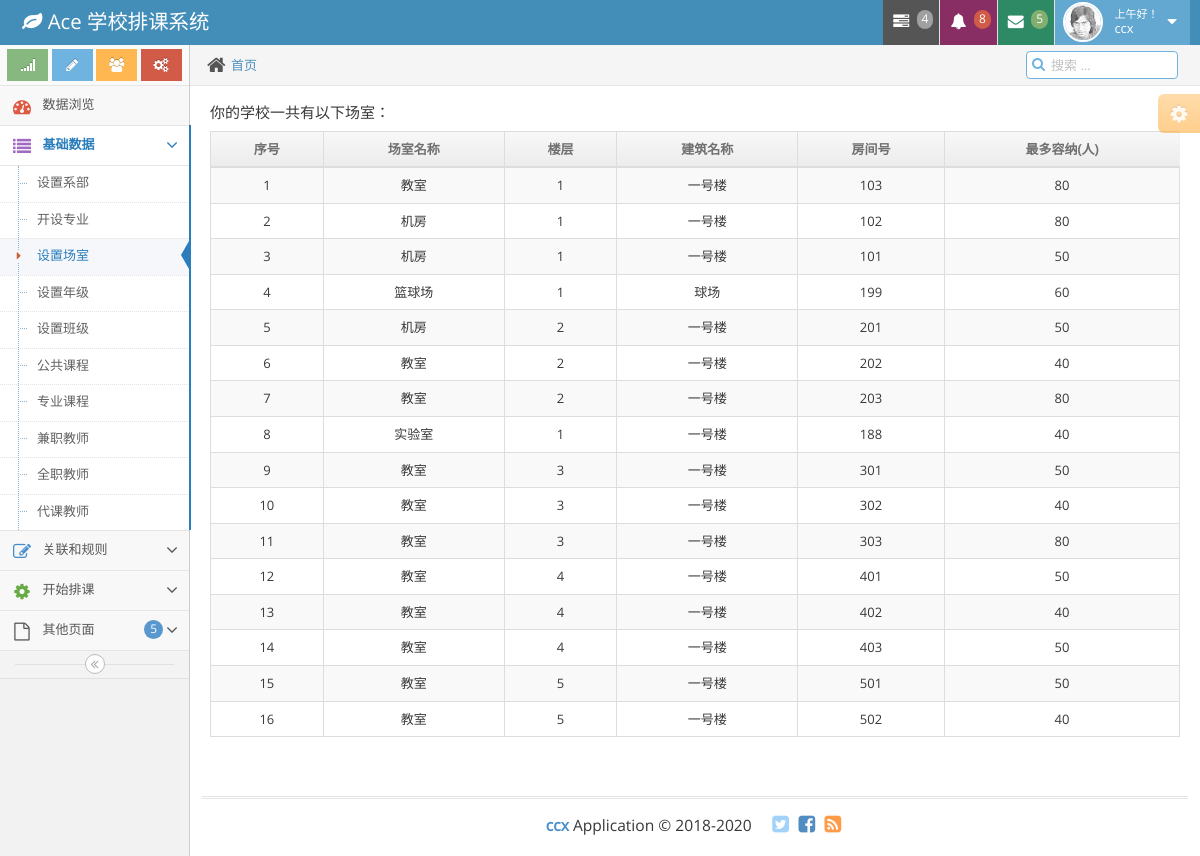
The app's page /mydata/3 (signed in) with its own data.
### apps/mydata/models.py (models this page shows)
class Schoolplace(models.Model):
	building_name = models.CharField(max_length=30,blank='true')
	building_floor = models.CharField(max_length=30,blank='true')
	schoolplace_name = models.CharField(max_length=30)
	schoolplace_num = models.CharField(max_length=10,blank='true')
	max_seats = models.IntegerField()

### apps/mydata/views.py (the view)
@method_decorator(Check_Login,name='dispatch')
class Show(ListView):
	model = models.Department

### apps/users/views.py (called while the page is built)
def Check_Login(func):  #自定义登录验证装饰器
	def warpper(request):
		username = request.session.get('username')
		if username:
			return func(request)
		else:
			return render(request,'users/login.html')
	return warpper

### apps/mydata/templates/mydata/schoolplace_list.html (shortened to what this page needs)
{% extends "base.html" %}
{% block menu %}
	{% include 'menu.html' %}
{% endblock%}
{% block content %}
	<p><H5>你的学校一共有以下场室：</H5></p>
	<table id="depart-table" class="table table-striped table-bordered table-hover">
		<thead>
			<tr>
				<th class="center">序号</th>
				<th class="center">场室名称</th>
				<th class="center">楼层</th>
				<th class="center">建筑名称</th>
				<th class="center">房间号</th>
				<th class="center">最多容纳(人)</th>
			</tr>
		</thead>
		<tbody>
			{% for spline in object_list %}
			<tr>
				<td class="center">{{ spline.id }}</td>
				<td class="center">{{ spline.schoolplace_name }}</td>
				<td class="center">{{ spline.building_floor }}</td>
				<td class="center">{{ spline.building_name }}</td>
				<td class="center">{{ spline.schoolplace_num }}</td>
				<td class="center">{{ spline.max_seats }}</td>
			</tr>
			{% endfor %}
		</tbody>
	</table>
{% endblock %}

### templates/base.html (shortened to what this page needs)
<!DOCTYPE html>
<html lang="en">
	<head>
		{% load staticfiles %}
		<link rel="stylesheet" href="{%static 'css/bootstrap.min.css'%}" />
		<link rel="stylesheet" href="{%static 'font-awesome/4.5.0/css/font-awesome.min.css'%}" />
		<link rel="stylesheet" href="{%static 'css/ace.min.css'%}" class="ace-main-stylesheet" id="main-ace-style" />
		<link rel="stylesheet" href="{%static 'css/ace-skins.min.css'%}" />
		<link rel="stylesheet" href="{%static 'css/ace-rtl.min.css'%}" />
	</head>
	<body class="no-skin">
		<div id="navbar" class="navbar navbar-default          ace-save-state">
			<div class="navbar-container ace-save-state" id="navbar-container">
				<div class="navbar-header pull-left">
					<a href="{% url 'index' %}" class="navbar-brand">
						<small>
							<i class="fa fa-leaf"></i>
							Ace 学校排课系统
						</small>
					</a>
				</div>
				<div class="navbar-buttons navbar-header pull-right" role="navigation">
					<ul class="nav ace-nav">
						<li class="grey dropdown-modal">
							<a data-toggle="dropdown" class="dropdown-toggle" href="#">
								<i class="ace-icon fa fa-tasks"></i>
								<span class="badge badge-grey">4</span>
							</a>
						</li>
						<li class="purple dropdown-modal">
							<a data-toggle="dropdown" class="dropdown-toggle" href="#">
								<i class="ace-icon fa fa-bell icon-animated-bell"></i>
								<span class="badge badge-important">8</span>
							</a>
						</li>
						<li class="green dropdown-modal">
							<a data-toggle="dropdown" class="dropdown-toggle" href="#">
								<i class="ace-icon fa fa-envelope icon-animated-vertical"></i>
								<span class="badge badge-success">5</span>
							</a>
						</li>
						<li class="light-blue dropdown-modal">
							<a data-toggle="dropdown" href="#" class="dropdown-toggle">
								<img class="nav-user-photo" src="{%static 'images/avatars/user.jpg'%}" alt="Jason's Photo" />
								<span class="user-info">
									<small>
									</small>
										{{ user.username }}
								</span>
								<i class="ace-icon fa fa-caret-down"></i>
							</a>
						</li>
					</ul>
				</div>
			</div>
		</div>
		<div class="main-container ace-save-state" id="main-container">
			<div id="sidebar" class="sidebar                  responsive                    ace-save-state">
				<div class="sidebar-shortcuts" id="sidebar-shortcuts">
					<div class="sidebar-shortcuts-large" id="sidebar-shortcuts-large">
						<button class="btn btn-success">
							<i class="ace-icon fa fa-signal"></i>
						</button>
						<button class="btn btn-info">
							<i class="ace-icon fa fa-pencil"></i>
						</button>
						<button class="btn btn-warning">
							<i class="ace-icon fa fa-users"></i>
						</button>
						<button class="btn btn-danger">
							<i class="ace-icon fa fa-cogs"></i>
						</button>
					</div>
				</div>
				{% block menu %}{% endblock%}
						<div class="nav-search" id="nav-search">
							<form class="form-search">
								<span class="input-icon">
									<input type="text" placeholder="搜索 ..." class="nav-search-input" id="nav-search-input" autocomplete="off" />
									<i class="ace-icon fa fa-search nav-search-icon"></i>
								</span>
							</form>
						</div>
					</div>
					<div class="page-content">
						<div class="ace-settings-container" id="ace-settings-container">
							<div class="btn btn-app btn-xs btn-warning ace-settings-btn" id="ace-settings-btn">
								<i class="ace-icon fa fa-cog bigger-130"></i>
							</div>
						</div>
						<div class="row">
							<div class="col-xs-12">
								{% block content %}{% endblock %}
							</div>
						</div>
					</div>
				</div>
			</div>
			<div class="footer">
				<div class="footer-inner">
					<div class="footer-content">
						<span class="bigger-120">
							<span class="blue bolder">ccx</span>
							Application &copy; 2018-2020
						</span>
						<span class="action-buttons">
							<a href="#">
								<i class="ace-icon fa fa-twitter-square light-blue bigger-150"></i>
							</a>
							<a href="#">
								<i class="ace-icon fa fa-facebook-square text-primary bigger-150"></i>
							</a>
							<a href="#">
								<i class="ace-icon fa fa-rss-square orange bigger-150"></i>
							</a>
						</span>
					</div>
				</div>
			</div>
		</div>
	</body>
</html>

### records on screen
Schoolplace: id "1", schoolplace_name "教室", building_floor "1", building_name "一号楼", schoolplace_num "103", max_seats "80"
Schoolplace: id "2", schoolplace_name "机房", building_floor "1", building_name "一号楼", schoolplace_num "102", max_seats "80"
Schoolplace: id "3", schoolplace_name "机房", building_floor "1", building_name "一号楼", schoolplace_num "101", max_seats "50"
Schoolplace: id "4", schoolplace_name "篮球场", building_floor "1", building_name "球场", schoolplace_num "199", max_seats "60"
Schoolplace: id "5", schoolplace_name "机房", building_floor "2", building_name "一号楼", schoolplace_num "201", max_seats "50"
Schoolplace: id "6", schoolplace_name "教室", building_floor "2", building_name "一号楼", schoolplace_num "202", max_seats "40"
Schoolplace: id "7", schoolplace_name "教室", building_floor "2", building_name "一号楼", schoolplace_num "203", max_seats "80"
Schoolplace: id "8", schoolplace_name "实验室", building_floor "1", building_name "一号楼", schoolplace_num "188", max_seats "40"
Schoolplace: id "9", schoolplace_name "教室", building_floor "3", building_name "一号楼", schoolplace_num "301", max_seats "50"
Schoolplace: id "10", schoolplace_name "教室", building_floor "3", building_name "一号楼", schoolplace_num "302", max_seats "40"
Schoolplace: id "11", schoolplace_name "教室", building_floor "3", building_name "一号楼", schoolplace_num "303", max_seats "80"
Schoolplace: id "12", schoolplace_name "教室", building_floor "4", building_name "一号楼", schoolplace_num "401", max_seats "50"
Schoolplace: id "13", schoolplace_name "教室", building_floor "4", building_name "一号楼", schoolplace_num "402", max_seats "40"
Schoolplace: id "14", schoolplace_name "教室", building_floor "4", building_name "一号楼", schoolplace_num "403", max_seats "50"
Schoolplace: id "15", schoolplace_name "教室", building_floor "5", building_name "一号楼", schoolplace_num "501", max_seats "50"
Schoolplace: id "16", schoolplace_name "教室", building_floor "5", building_name "一号楼", schoolplace_num "502", max_seats "40"

### other values on screen
{{ user.username }} "ccx"
